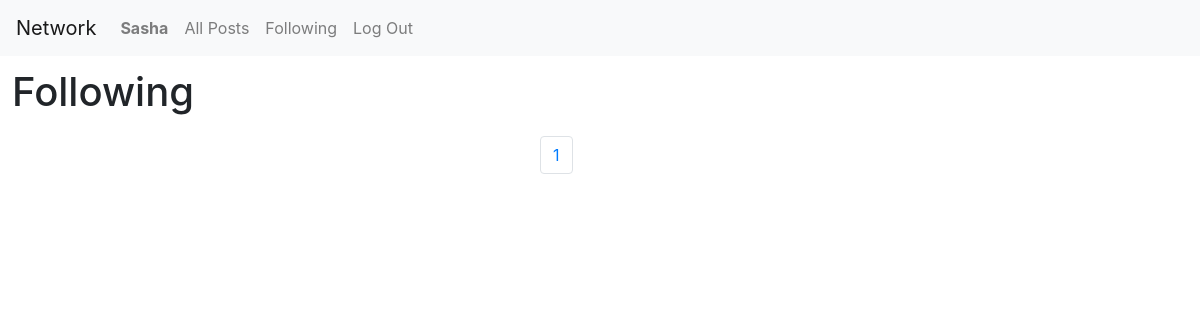
Before: /following (signed in) with the older database file.
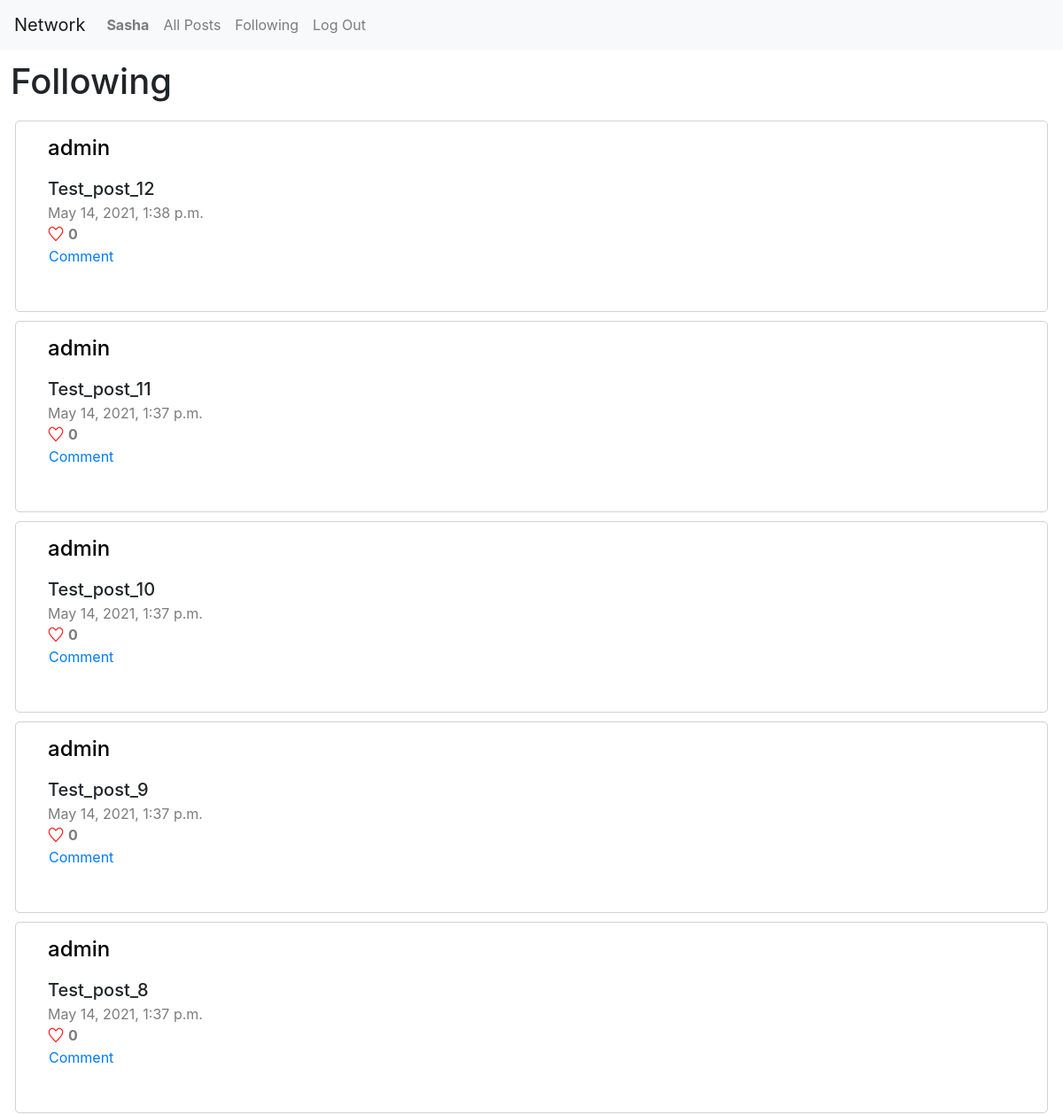
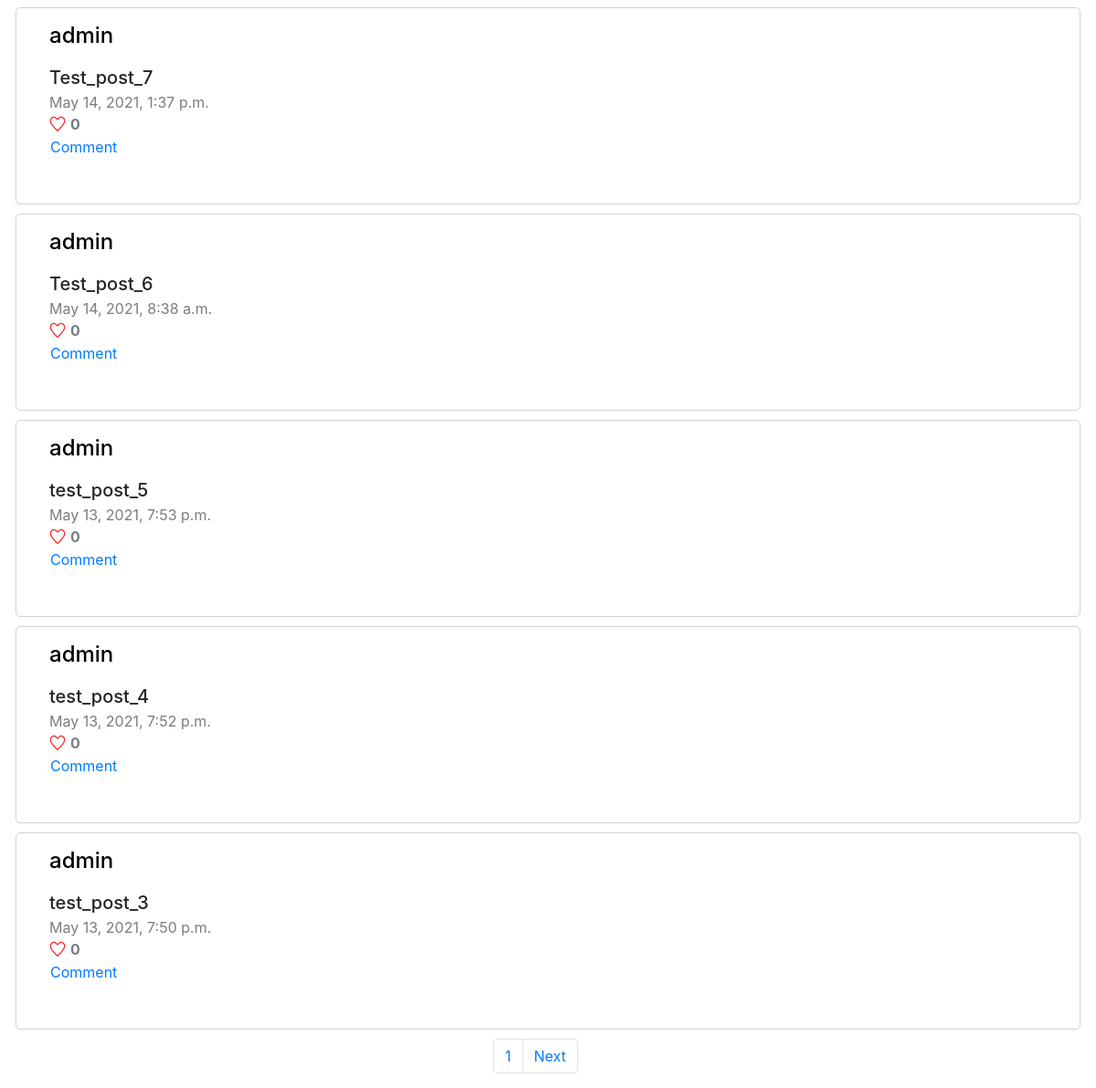
After: the same page with the newer database file (2 pictures, top to bottom).
### network/models.py (models this page shows, shortened)
class Post(models.Model):
    author = models.ForeignKey(User, on_delete=models.CASCADE, related_name="posted_posts") # need to bee filled (check)
    text = models.TextField(max_length=255)
    timestamp = models.DateTimeField(auto_now_add=True)
    likes = models.ManyToManyField(User, blank=True, null=True, related_name='liked_posts')

class User(AbstractUser):
    followers = models.ManyToManyField("self", blank=True, null=True, symmetrical=False, related_name='+')
    follow_to = models.ManyToManyField('self', blank=True, null=True, symmetrical=False, related_name='+')

### network/views.py (the view)
# urls.py: path('following', views.following, name='following'),
@login_required(login_url='login')
def following(request):
    current_user = User.objects.get(pk=request.user.pk)
    follow_to = current_user.follow_to.all()
    unsorted_d = {}
    for i in follow_to:
        for post in i.posted_posts.all():
            try: unsorted_d[post.timestamp] = post
            except: continue # If two posts with identical timestamp
    d = dict(sorted(unsorted_d.items(), reverse=True))
    posts_no_likes_count = list(d.values())
    posts = []
    for post in posts_no_likes_count:
        likes_count = post.likes.all().count()
        liked_post = False
        post_comments = [comment for comment in post.comments.all().order_by('-timestamp')]
        if request.user in post.likes.all(): liked_post = True
        posts.append((post, likes_count, liked_post, post_comments))
    paginator = Paginator(posts, 10)
    page_number = request.GET.get('page')
    posts = paginator.get_page(page_number)
    return render(request, 'network/following.html', {'posts': posts})

### network/templates/network/following.html (shortened to what this page needs)
{% extends "network/layout.html" %}
{% load static %}
{% block body %}
    <h1 style="margin-bottom: 20px;">Following</h1>
    <div id="posts_view" class="post_view">
        {% if posts %}
            {% for post, likes_count, liked_post, post_comments in posts %}
                <div class="post_area" id="post_{{ post.pk }}" data-post_id="{{ post.pk }}">
                    <p><h4><a href="/user/{{ post.author.pk }}" style='color:black'>{{ post.author.username }}</a></h4></p>
                    <div id="edit_box_{{ post.pk }}">
                        <div class="lh-sm" id='post_text_{{ post.pk }}'>{{ post.text }}</div>
                    </div>
                    <div class="grey">{{ post.timestamp }}</div>
                    {% if liked_post %}
                        <div class="grey"><img style="vertical-align: -12%; margin-right: 5px;" src="{% static 'network/filled_hart.png' %}" alt="like" width="18px" style="margin-right: 3px;" class="hart" id='hart_{{ post.pk }}' data-post_id="{{ post.pk }}" data-liked="true" data-is_auth="{{ user.is_authenticated }}"><b id="likes_count_{{ post.pk }}">{{ likes_count }}</b></div>
                    {% else %}
                        <div class="grey"><img style="vertical-align: -12%; margin-right: 5px;" src="{% static 'network/empty_hart.png' %}" alt="like" width="18px" style="margin-right: 3px;" class="hart" id='hart_{{ post.pk }}' data-post_id="{{ post.pk }}" data-liked="false" data-is_auth="{{ user.is_authenticated }}"><b id="likes_count_{{ post.pk }}">{{ likes_count }}</b></div>
                    {% endif %}
                    <div class="btn btn-link" style="padding: 0%;" id="add_comment" data-post_id="{{ post.pk }}">Comment</div>
                </div>
            {% endfor %}
        {% endif %}
    </div>
    <nav aria-label="Page navigation example" style="margin: 10px; text-align: center; margin-left: 45%;">
        <ul class="pagination">
            <li class="page-item"><a class="page-link" href="#" name="page">{{ posts.number }}</a></li>
            {% if posts.has_next %}
                <li class="page-item"><a class="page-link" href="?page={{ posts.next_page_number }}">Next</a></li>
            {% endif %}
        </ul>
      </nav>
{% endblock %}

Changed rows visible on the page:
added Post: author.username "admin", text "Test_post_12", timestamp "May 14, 2021, 1:38 p.m.", likes_count "0"
added Post: author.username "admin", text "Test_post_11", timestamp "May 14, 2021, 1:37 p.m.", likes_count "0"
added Post: author.username "admin", text "Test_post_10", timestamp "May 14, 2021, 1:37 p.m.", likes_count "0"
added Post: author.username "admin", text "Test_post_9", timestamp "May 14, 2021, 1:37 p.m.", likes_count "0"
added Post: author.username "admin", text "Test_post_8", timestamp "May 14, 2021, 1:37 p.m.", likes_count "0"
added Post: author.username "admin", text "Test_post_7", timestamp "May 14, 2021, 1:37 p.m.", likes_count "0"
added Post: author.username "admin", text "Test_post_6", timestamp "May 14, 2021, 8:38 a.m.", likes_count "0"
now on this page (row unchanged): Post: author.username "admin", text "test_post_5", timestamp "May 13, 2021, 7:53 p.m.", likes_count "0"
now on this page (row unchanged): Post: author.username "admin", text "test_post_4", timestamp "May 13, 2021, 7:52 p.m.", likes_count "0"
now on this page (row unchanged): Post: author.username "admin", text "test_post_3", timestamp "May 13, 2021, 7:50 p.m.", likes_count "0"
Other visible differences:
text now shown: "Next"
